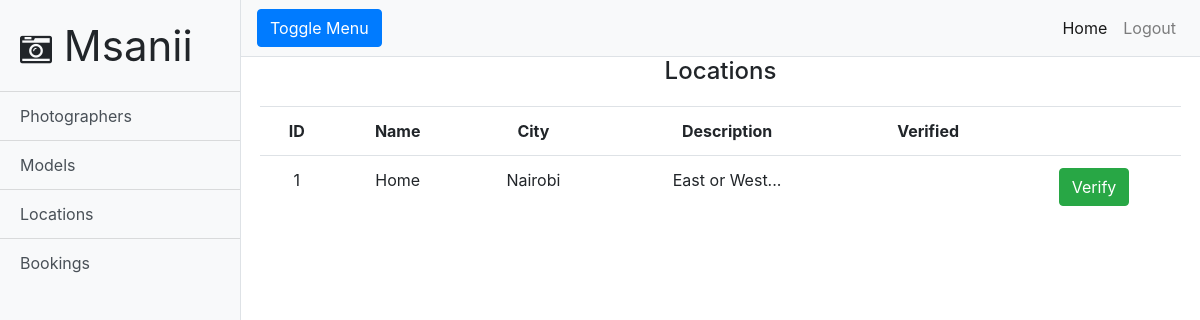
The app's page /admin/admin.php?id=3, older data.
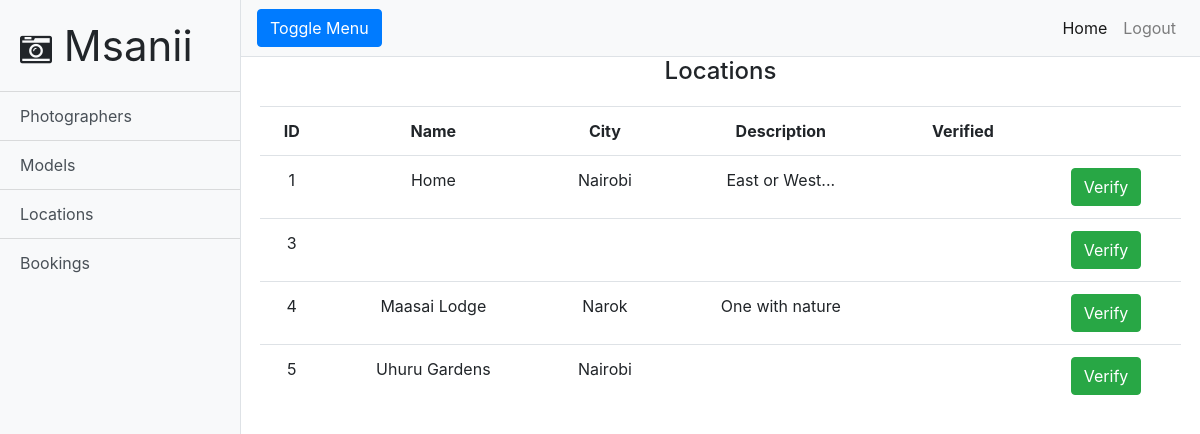
The same page, newer data.
### tables this page shows
CREATE TABLE `location` (
  `location_id` int(11) NOT NULL,
  `location_name` text NOT NULL,
  `city` text NOT NULL,
  `description` text NOT NULL,
  `image_name` text NOT NULL,
  `verified` text NOT NULL,
  `owner_id` int(11) DEFAULT NULL
);

### admin/admin.php (the view, shortened to what this page needs)
<!DOCTYPE html>
<html lang="en">
<head>
  <link href="../vendor/bootstrap/css/bootstrap.min.css" rel="stylesheet">
  <link href="../css/simple-sidebar.css" rel="stylesheet">
  <link rel="stylesheet" href="https://cdnjs.cloudflare.com/ajax/libs/font-awesome/4.7.0/css/font-awesome.min.css">
</head>
<body>
  <div class="d-flex" id="wrapper">
    <div class="bg-light border-right" id="sidebar-wrapper">
      <div class="sidebar-heading" style="font-size: 42px">
        <i class="fa fa-camera-retro" style="font-size: 32px"></i>&nbsp;Msanii
      </div>
      <div class="list-group list-group-flush">
        <a href="admin.php?id=1" class="list-group-item list-group-item-action bg-light">Photographers</a>
        <a href="admin.php?id=2" class="list-group-item list-group-item-action bg-light">Models</a>
        <a href="admin.php?id=3" class="list-group-item list-group-item-action bg-light">Locations</a>
        <a href="admin.php?id=4" class="list-group-item list-group-item-action bg-light">Bookings</a>
      </div>
    </div>
    <div id="page-content-wrapper">
      <nav class="navbar navbar-expand-lg navbar-light bg-light border-bottom">
        <button class="btn btn-primary" id="menu-toggle">Toggle Menu</button>
        <div class="collapse navbar-collapse" id="navbarSupportedContent">
          <ul class="navbar-nav ml-auto mt-2 mt-lg-0">
            <li class="nav-item active">
              <a class="nav-link" href="index.php">Home<span class="sr-only">(current)</span></a>
            </li>
            <li class="nav-item">
              <a class="nav-link" href="../logout.php">Logout</a>
            </li>
          </ul>
        </div>
      </nav>
      <div class="container-fluid" style="text-align: center">
        <?php if(isset($_GET["id"])) {
          switch ($_GET["id"]) {
            case '3':
              echo "<h4 style=\"text-align: center;\">Locations</h4>";
              break;
          }
        }
        else{
          echo "<h4 style=\"text-align: center;\">Admin</h4>";
        }
        ?>
        <div class="row" style="margin-top: 20px">
          <div class="col-md-12">
            <?php
              require '../connect.php';
              if (isset($_GET["id"]) && $_GET["id"] == 1) {
                $sql = "SELECT * FROM photographers";
                $result = $conn -> query($sql);
                if ($result -> num_rows > 0) {
                  echo "<table class=\"table\">";
                  echo "<tr>";
                  echo "<th>ID</th>";
                  echo "<th>Username</th>";
                  echo "<th>First Name</th>";
                  echo "<th>Last Name</th>";
                  echo "<th>Expertise</th>";
                  echo "<th>Verified</th>";
                  echo "<th></th>";
                  echo "</tr>";
                  while ($row = $result -> fetch_assoc()) {
                    echo "<tr>";
                    echo "<td>".$row["photographer_id"]."</td>";
                    echo "<td>".$row["username"]."</td>";
                    echo "<td>".$row["first_name"]."</td>";
                    echo "<td>".$row["last_name"]."</td>";
                    echo "<td>".$row["expertise"]."</td>";
                    echo "<td>".$row["verified"]."</td>";
                    echo "<td><a class=\"btn btn-success\" href=\"verify.php?table=photographers&&id=".$row["photographer_id"]."\">Verify</a></td>";
                    echo "</tr>";
                  }
                  echo "<table>";
                }
              }
              elseif (isset($_GET["id"]) && $_GET["id"] == 3) {
                $sql = "SELECT * FROM location";
                $result = $conn -> query($sql);
                if ($result -> num_rows > 0) {
                  echo "<table class=\"table\">";
                  echo "<tr>";
                  echo "<th>ID</th>";
                  echo "<th>Name</th>";
                  echo "<th>City</th>";
                  echo "<th>Description</th>";
                  echo "<th>Verified</th>";
                  echo "<th></th>";
                  echo "</tr>";
                  while ($row = $result -> fetch_assoc()) {
                    echo "<tr>";
                    echo "<td>".$row["location_id"]."</td>";
                    echo "<td>".$row["location_name"]."</td>";
                    echo "<td>".$row["city"]."</td>";
                    echo "<td>".$row["description"]."</td>";
                    echo "<td>".$row["verified"]."</td>";
                    echo "<td><a class=\"btn btn-success\" href=\"verify.php?table=location&&id=".$row["location_id"]."\">Verify</a></td>";
                    echo "</tr>";
                  }
                }
              }
              else{
                echo "<h3 style=\"font-size: 100px; text-align: center; color: lightgrey; margin-top: 100px; margin-left: 300px;\">Msanii Admin<h3>";
              }
             ?>
          </div>
      </div>
  </div>
</body>
</html>

Row changes from the older to the newer data that the page shows:
added location: location_id "3"
added location: location_id "4", location_name "Maasai Lodge", city "Narok", description "One with nature"
added location: location_id "5", location_name "Uhuru Gardens", city "Nairobi"
